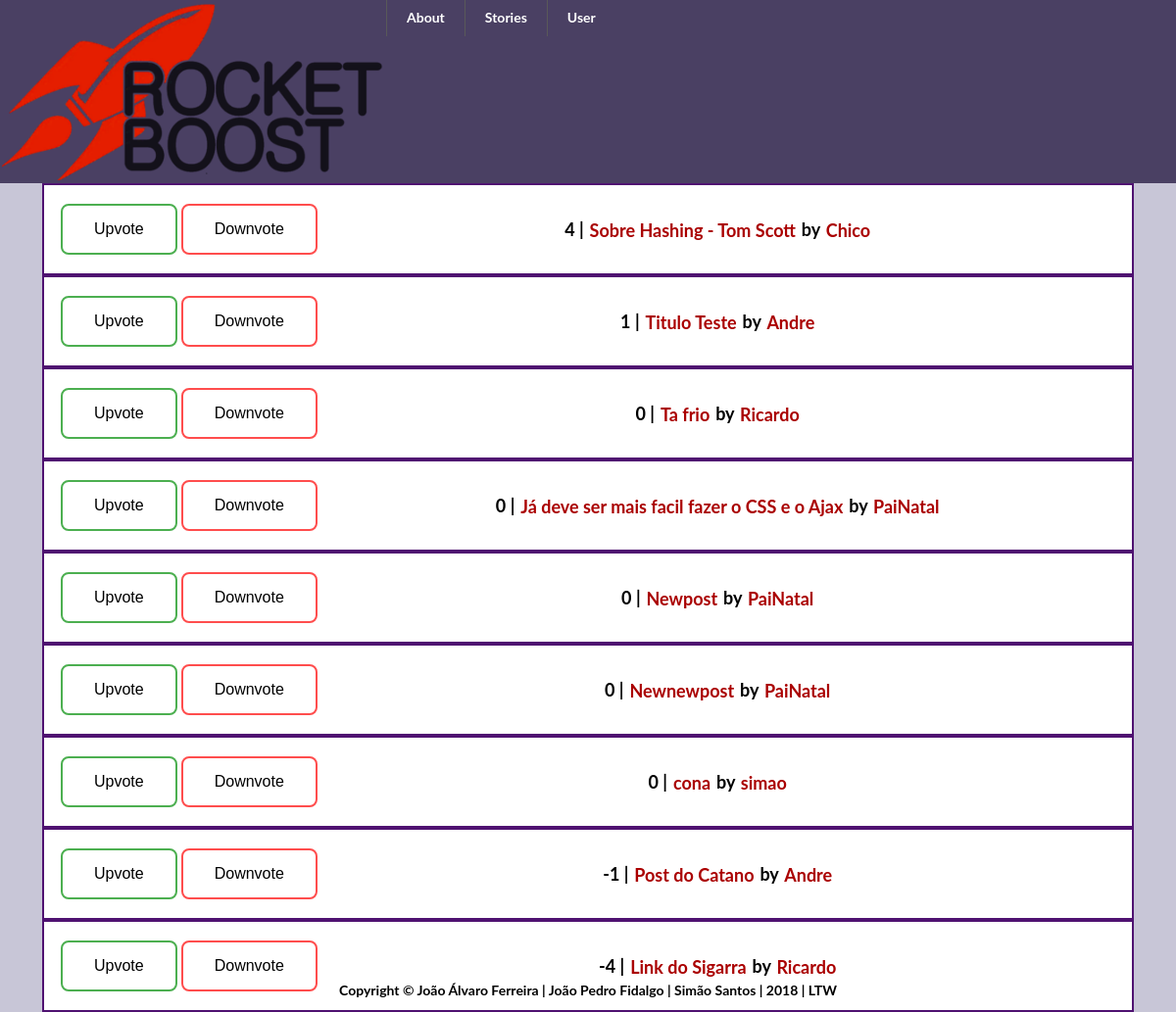
The app's page /pages/frontpage.php with its own data.
### tables this page shows
CREATE TABLE posts
(
    postID INTEGER UNIQUE NOT NULL PRIMARY KEY,
    title VARCHAR NOT NULL,
    content VARCHAR,
    type VARCHAR,
    dateWritten DATETIME,
    username INTEGER REFERENCES users Not NULL
);

### templates/post.php (called while the page is built, shortened)
<?php
include_once "../templates/default.php";
?>
  <?php if(isset($_SESSION['username']))
function getVotesPost($id){
    $db = Database::getInstance()->db();
    $stmt = $db->prepare('SELECT * FROM postvotes WHERE postID = ?');
    $stmt->execute(array($id));
    $result = $stmt->fetchAll();
    $votes = 0;
    foreach ($result as $row) {
    if($row['positive'] == 1)
        $votes = $votes+1;
    else $votes = $votes - 1;
    }
    return $votes;
}
        ?>

### pages/frontpage.php (the view, shortened to what this page needs)
<?php
include_once "../templates/default.php";
include_once "../templates/post.php";
draw_posts();
function cmpPoints($a, $b)
{
    if (getVotesPost($a['postID']) == getVotesPost($b['postID'])) {
        return 0;
    }
    return (getVotesPost($a['postID']) > getVotesPost($b['postID'])) ? -1 : 1;
}
function draw_posts(){
    $sortType = "points";
    $db = Database::getInstance()->db();
    $stmt = $db->prepare('SELECT * FROM posts');
    $stmt->execute();
    $result = $stmt->fetchAll();
    if($sortType == "points")
    usort($result, "cmpPoints");
    else if($sortType == "new")
    usort($result, "cmpDate");
    else if($sortType == "comments")
    usort($result, "cmpComments");
    foreach ($result as $row) {
    $votes = getVotesPost($row['postID']);?>
    <div id="postlist">
        <div class="votes_frontpage">
            <input type="button" value="Upvote">
            <input type="button" value="Downvote">
        </div>
        <div id="post_info">
            <?php echo $votes?>
            <span class="separator"> | </span>
            <a href = "../pages/viewPost.php?id=<?php echo $row['postID']?>"><?php echo $row['title']?></a>
            <span class="separator">by</span>
            <a href = "../pages/viewProfile.php?username=<?php echo $row['username']?>"><?php echo $row['username'];?></a>
            <br>
        </div>
    </div>
<?php
    }
}
?>

### css/style.css (style rules this page uses)
body { margin: 0 auto; --bg-color: #C8C6D7; --main-color: #783F8E; --dark-color: #4F1271; --light-color: #4A4063; background-color: var(--bg-color); font-weight: 700; font-size: 14px; font-family: Lato, Arial, sans-serif; transition: box-shadow .2s cubic-bezier(.4,0,1,1),background .2s cubic-bezier(.4,0,.2,1),color .2s cubic-bezier(.4,0,.2,1); }
a:link { position: relative; text-decoration: none; webkit-transition: all 1s linear; color: #aa0000; padding: 1.5px; -webkit-transition: all 1s linear; }
#postlist { display: flex; background-color: white; border: 2px solid var(--dark-color); width: 90%; padding: 15px; margin: auto; font-size: 18px; }
.votes_frontpage { display: flex; }
.votes_frontpage input:first-child { background-color: white; border: 2px solid #4CAF50; border-radius: 8px; color: black; padding: 15px 32px; text-align: center; text-decoration: none; display: block; font-size: 16px; margin: 4px 2px; cursor: pointer; -webkit-transition-duration: 0.4s; transition-duration: 0.4s; }
.votes_frontpage input:nth-child(2) { background-color: white; border: 2px solid #ff4d4d; border-radius: 8px; color: black; padding: 15px 32px; text-align: center; text-decoration: none; display: block; font-size: 16px; margin: 4px 2px; cursor: pointer; -webkit-transition-duration: 0.4s; transition-duration: 0.4s; }
#post_info { margin: auto; }

### records on screen
posts: votes "4", title "Sobre Hashing - Tom Scott", username "Chico"
posts: votes "1", title "Titulo Teste", username "Andre"
posts: votes "0", title "Ta frio", username "Ricardo"
posts: votes "0", title "Já deve ser mais facil fazer o CSS e o Ajax", username "PaiNatal"
posts: votes "0", title "Newpost", username "PaiNatal"
posts: votes "0", title "Newnewpost", username "PaiNatal"
posts: votes "0", title "cona", username "simao"
posts: votes "-1", title "Post do Catano", username "Andre"
posts: votes "-4", title "Link do Sigarra", username "Ricardo"
